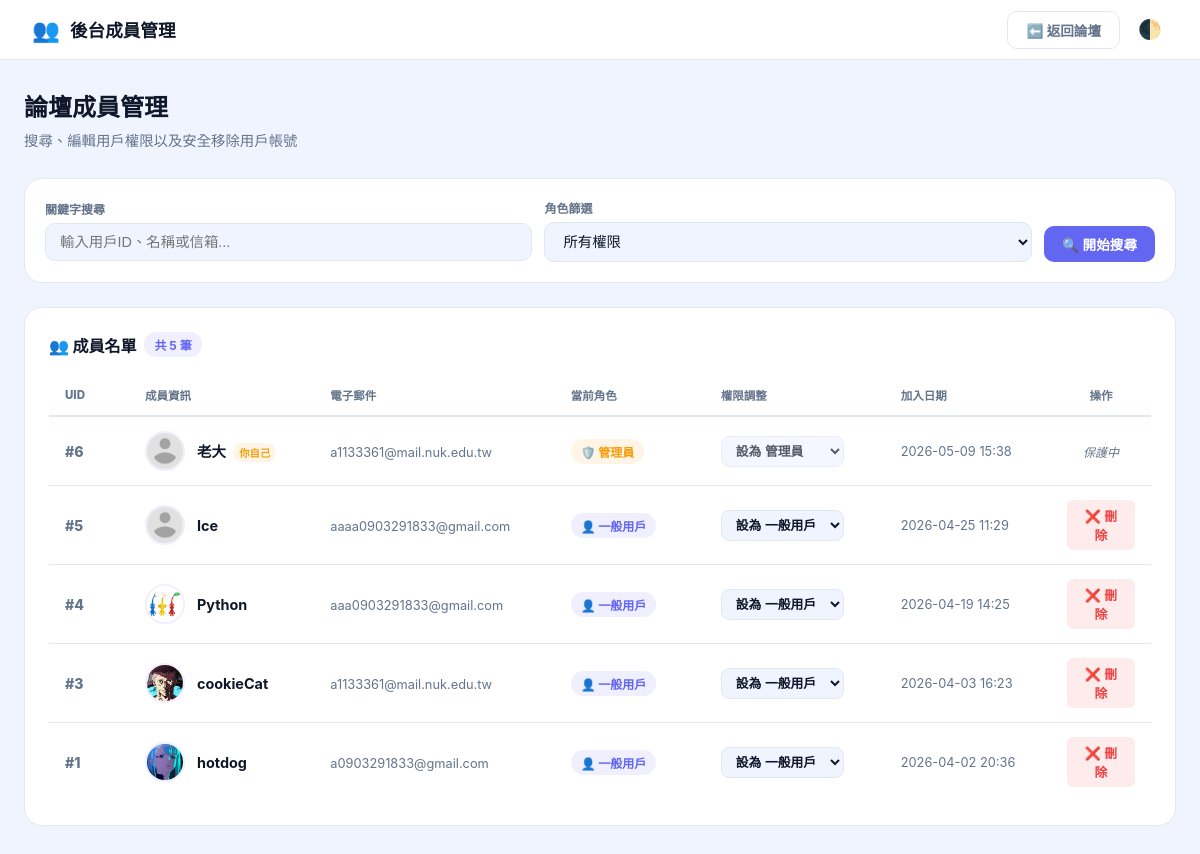
Before: /admin_users.php (signed in) with the older database file.
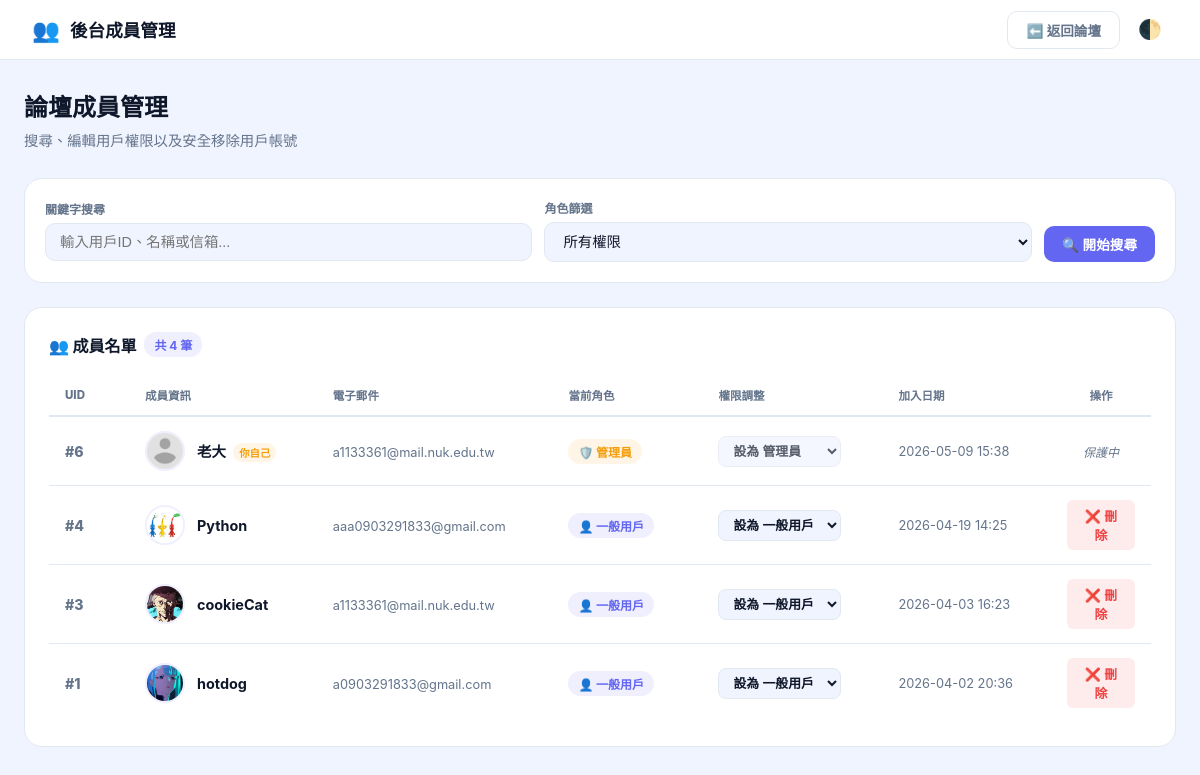
After: the same page with the newer database file.
### tables this page shows
CREATE TABLE `users` (
  `id` int(11) NOT NULL,
  `username` varchar(50) NOT NULL,
  `password` varchar(255) NOT NULL,
  `role` tinyint(1) NOT NULL DEFAULT 0,
  `email` varchar(100) NOT NULL,
  `created_at` datetime NOT NULL DEFAULT current_timestamp(),
  `bio` text DEFAULT NULL,
  `age` int(11) DEFAULT NULL,
  `gender` varchar(50) DEFAULT NULL,
  `interests` varchar(255) DEFAULT NULL,
  `location` varchar(255) DEFAULT NULL,
  `profile_img` varchar(255) DEFAULT 'default_avatar.png',
  `last_announcement_view` datetime DEFAULT '1970-01-01 00:00:00',
  `banner_img` varchar(255) DEFAULT NULL,
  `reset_token` varchar(255) DEFAULT NULL,
  `reset_expiry` datetime DEFAULT NULL
);

### admin_users.php (the view, shortened to what the changed rows need)
<?php
require_once "includes/dbh.inc.php";
$current_admin_id = $_SESSION['user_id'] ?? null;
$params = [];
$where_sql = "";
try {
    $count_stmt = $pdo->prepare("SELECT COUNT(*) FROM users $where_sql");
    $count_stmt->execute($params);
    $total_users = $count_stmt->fetchColumn();
} catch (PDOException $e) {
    die("資料查詢失敗：" . $e->getMessage());
}
$limit = 10;
$page = isset($_GET['page']) ? (int)$_GET['page'] : 1;
$offset = ($page - 1) * $limit;
try {
    $sql = "SELECT id, username, email, role, profile_img, created_at FROM users $where_sql ORDER BY id DESC LIMIT :limit OFFSET :offset";
    $stmt = $pdo->prepare($sql);
    $stmt->bindValue('limit', $limit, PDO::PARAM_INT);
    $stmt->bindValue('offset', $offset, PDO::PARAM_INT);
    $stmt->execute();
    $users = $stmt->fetchAll();
} catch (PDOException $e) {
    die("使用者資料讀取失敗：" . $e->getMessage());
}
?>
<!DOCTYPE html>
<html lang="zh-TW">
<head>
</head>
<body data-theme="light">
<div class="page">
    <h1 class="page-title">論壇成員管理</h1>
    <div class="card">
        <div class="card-header-flex">
            <h2 class="card-title">👥 成員名單 <span class="total-badge">共 <?= $total_users ?> 筆</span></h2>
        </div>
        <?php if (empty($users)): ?>
            <div class="empty-state">
                <div class="empty-icon">🔍</div>
                <h3>找不到符合條件的成員</h3>
                <p>請嘗試使用不同的關鍵字或重設篩選條件。</p>
            </div>
        <?php else: ?>
            <div class="table-responsive">
                <table class="htable">
                    <thead>
                        <tr>
                            <th style="width: 80px;">UID</th>
                            <th>成員資訊</th>
                            <th>電子郵件</th>
                            <th style="width: 150px;">當前角色</th>
                            <th style="width: 180px;">權限調整</th>
                            <th>加入日期</th>
                            <th style="width: 100px; text-align: center;">操作</th>
                        </tr>
                    </thead>
                    <tbody>
                        <?php foreach ($users as $u): ?>
                        <tr>
                            <td style="font-weight: 800; color: var(--muted);">#<?= $u['id'] ?></td>
                            <td>
                                <div class="u-avatar-wrap">
                                    <img src="<?= !empty($u['profile_img']) ? "uploads/users_profile_img/".$u['profile_img'] : "uploads/default_avatar.png" ?>" class="u-avatar">
                                    <div>
                                        <a href="profile.php?id=<?= $u['id'] ?>" class="u-username" target="_blank">
                                            <?= htmlspecialchars($u['username']) ?>
                                        </a>
                                        <?php if ((int)$u['id'] === (int)$current_admin_id): ?>
                                            <span class="role-badge role-admin" style="font-size: 0.65rem; padding: 2px 6px; margin-left: 4px;">你自己</span>
                                        <?php endif; ?>
                                    </div>
                                </div>
                            </td>
                            <td><span class="u-email"><?= htmlspecialchars($u['email'] ?? '未提供') ?></span></td>
                            <td>
                                <?php if ($u['role'] == 1): ?>
                                    <span class="role-badge role-admin">🛡️ 管理員</span>
                                <?php else: ?>
                                    <span class="role-badge role-user">👤 一般用戶</span>
                                <?php endif; ?>
                            </td>
                            <td>
                                <form method="POST" action="admin_users.php" style="margin: 0; display: flex; align-items: center; gap: 8px;">
                                    <select name="new_role" class="role-select" onchange="this.form.submit()" <?= (int)$u['id'] === (int)$current_admin_id ? 'disabled' : '' ?>>
                                        <option value="0" <?= $u['role'] == 0 ? 'selected' : '' ?>>設為 一般用戶</option>
                                        <option value="1" <?= $u['role'] == 1 ? 'selected' : '' ?>>設為 管理員</option>
                                    </select>
                                </form>
                            </td>
                            <td style="color:var(--muted); font-size:.8rem;"><?= date('Y-m-d H:i', strtotime($u['created_at'])) ?></td>
                            <td style="text-align: center;">
                                <?php if ((int)$u['id'] !== (int)$current_admin_id): ?>
                                    <button class="btn btn-danger" onclick="confirmDelete(<?= $u['id'] ?>, '<?= htmlspecialchars(addslashes($u['username'])) ?>')">
                                        ❌ 刪除
                                    </button>
                                <?php else: ?>
                                    <span style="font-size: 0.75rem; color: var(--muted); font-style: italic;">保護中</span>
                                <?php endif; ?>
                            </td>
                        </tr>
                        <?php endforeach; ?>
                    </tbody>
                </table>
            </div>
        <?php endif; ?>
    </div>
</div>
</body>
</html>

Changed rows visible on the page:
removed users: id "5", profile_img (placeholder picture), username "Ice", email "aaaa0903291833@gmail.com", shows "👤 一般用戶", new_role "設為 一般用戶", created_at "2026-04-25 11:29"
Other visible differences:
$total_users: "5" → "4"
